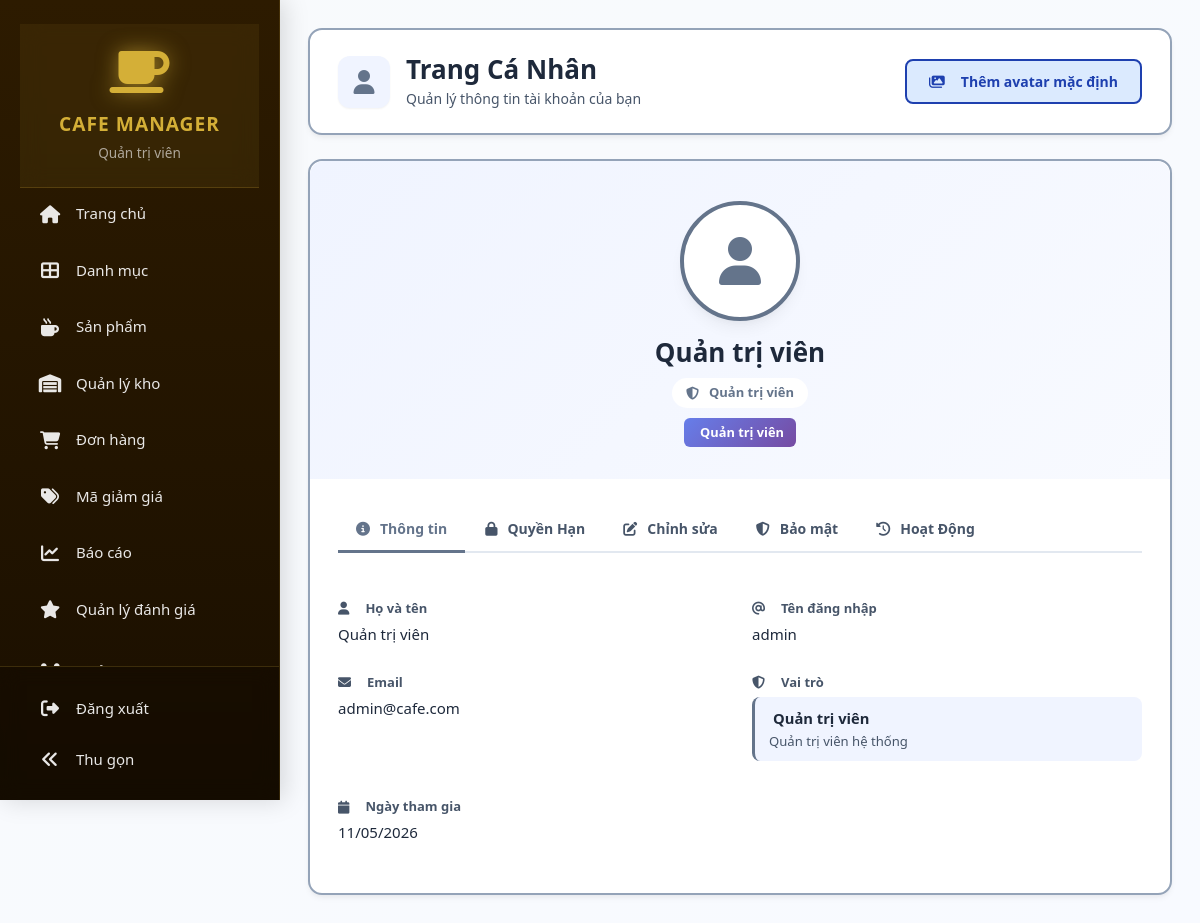
Screenshot of /admin/profile.php (signed in) with the database file from the repository.
### tables this page shows
CREATE TABLE users (
    id INT PRIMARY KEY AUTO_INCREMENT,
    username VARCHAR(50) UNIQUE NOT NULL,
    password VARCHAR(255) NOT NULL,
    email VARCHAR(100) UNIQUE,
    full_name VARCHAR(100) NOT NULL,
    phone VARCHAR(20),
    address TEXT,
    avatar VARCHAR(255) DEFAULT NULL,
    role ENUM('admin', 'staff', 'customer') DEFAULT 'customer',
    is_active TINYINT(1) DEFAULT 1,
    created_at TIMESTAMP DEFAULT CURRENT_TIMESTAMP,
    updated_at TIMESTAMP DEFAULT CURRENT_TIMESTAMP ON UPDATE CURRENT_TIMESTAMP,
    reset_token VARCHAR(255) NULL,
    reset_token_expiry DATETIME NULL,
    remember_token VARCHAR(255) NULL,
    token_expiry DATETIME NULL,
    INDEX idx_reset_token (reset_token),
    INDEX idx_email (email),
    INDEX idx_username (username),
    INDEX idx_role (role),
    INDEX idx_is_active (is_active)
);

CREATE TABLE roles (
    id INT PRIMARY KEY AUTO_INCREMENT,
    name VARCHAR(100) NOT NULL UNIQUE,
    display_name VARCHAR(100) NOT NULL,
    description TEXT,
    created_at TIMESTAMP DEFAULT CURRENT_TIMESTAMP
);

### config/helpers.php (called while the page is built, shortened)
<?php
function getUserRoles($userId) {
    global $pdo;
    $stmt = $pdo->prepare("
        SELECT r.* FROM roles r
        INNER JOIN user_roles ur ON r.id = ur.role_id
        WHERE ur.user_id = ?
        ORDER BY r.name
    ");
    $stmt->execute([$userId]);
    return $stmt->fetchAll();
}

### admin/profile.php (the view, shortened to what this page needs)
<?php
require_once '../config/init.php';
$user_id    = $_SESSION['user_id'];
$stmt=$pdo->prepare("SELECT * FROM users WHERE id=?"); $stmt->execute([$user_id]); $user=$stmt->fetch();
$user_roles=getUserRoles($user_id);
?>
<!DOCTYPE html>
<html lang="vi">
<head>
    <link rel="stylesheet" href="https://cdnjs.cloudflare.com/ajax/libs/bootstrap/5.3.0/css/bootstrap.min.css">
    <link rel="stylesheet" href="https://cdnjs.cloudflare.com/ajax/libs/font-awesome/6.4.0/css/all.min.css">
    <link rel="stylesheet" href="../assets/cssad/profile.css">
</head>
<body>
<div class="d-flex">
    <?php include 'sidebar.php'; ?>
    <main class="profile-main">
        <div class="page-header d-flex align-items-center justify-content-between">
            <div class="d-flex align-items-center">
                <div class="page-header-left">
                    <div class="page-header-icon"><i class="fas fa-user"></i></div>
                    <div>
                        <h1 class="page-title">Trang Cá Nhân</h1>
                        <p class="page-subtitle">Quản lý thông tin tài khoản của bạn</p>
                    </div>
                </div>
            </div>
            <button class="btn-gold-outline" id="manageDefaultsBtn">
                <i class="fas fa-images me-2"></i>Thêm avatar mặc định
            </button>
        </div>
        <div class="profile-card">
            <div class="profile-card-top">
                <div class="profile-avatar-wrap">
                    <?php if (!empty($user['avatar'])&&file_exists(__DIR__.'/'.$user['avatar'])): ?>
                        <img src="<?=htmlspecialchars($user['avatar'])?>?t=<?=time()?>" alt="Avatar" class="profile-avatar-img">
                    <?php else: ?>
                        <i class="fas fa-user"></i>
                    <?php endif; ?>
                </div>
                <h2 class="profile-fullname"><?=htmlspecialchars($user['full_name'])?></h2>
                <div class="profile-role-tag">
                    <i class="fas fa-shield-alt me-1"></i>
                    <?=htmlspecialchars(!empty($user_roles)?$user_roles[0]['display_name']:$user['role'])?>
                </div>
                <?php if (!empty($user_roles)): ?>
                    <div class="profile-badges">
                        <?php foreach($user_roles as $r): ?>
                            <span class="profile-badge"><i class="fas fa-badge me-1"></i><?=htmlspecialchars($r['display_name'])?></span>
                        <?php endforeach; ?>
                    </div>
                <?php endif; ?>
            </div>
            <div class="profile-card-body">
                <ul class="profile-nav-tabs" id="profileTabs" role="tablist">
                    <li role="presentation"><button class="profile-tab-btn active" data-bs-toggle="tab" data-bs-target="#info"        type="button" role="tab" aria-selected="true"><i class="fas fa-info-circle me-1"></i>Thông tin</button></li>
                    <li role="presentation"><button class="profile-tab-btn"        data-bs-toggle="tab" data-bs-target="#permissions" type="button" role="tab" aria-selected="false"><i class="fas fa-lock me-1"></i>Quyền Hạn</button></li>
                    <li role="presentation"><button class="profile-tab-btn"        data-bs-toggle="tab" data-bs-target="#edit"        type="button" role="tab" aria-selected="false"><i class="fas fa-edit me-1"></i>Chỉnh sửa</button></li>
                    <li role="presentation"><button class="profile-tab-btn"        data-bs-toggle="tab" data-bs-target="#security"    type="button" role="tab" aria-selected="false"><i class="fas fa-shield-alt me-1"></i>Bảo mật</button></li>
                    <li role="presentation"><button class="profile-tab-btn"        data-bs-toggle="tab" data-bs-target="#activity"    type="button" role="tab" aria-selected="false"><i class="fas fa-history me-1"></i>Hoạt Động</button></li>
                </ul>
                <div class="tab-content" id="profileTabContent">
                    <div id="info" class="tab-pane fade show active" role="tabpanel">
                        <div class="row">
                            <div class="col-md-6"><div class="info-row"><div class="info-lbl"><i class="fas fa-user me-2"></i>Họ và tên</div><div class="info-val"><?=htmlspecialchars($user['full_name'])?></div></div></div>
                            <div class="col-md-6"><div class="info-row"><div class="info-lbl"><i class="fas fa-at me-2"></i>Tên đăng nhập</div><div class="info-val"><?=htmlspecialchars($user['username'])?></div></div></div>
                            <div class="col-md-6"><div class="info-row"><div class="info-lbl"><i class="fas fa-envelope me-2"></i>Email</div><div class="info-val"><?=htmlspecialchars($user['email'])?></div></div></div>
                            <div class="col-md-6">
                                <div class="info-row">
                                    <div class="info-lbl"><i class="fas fa-shield-alt me-2"></i>Vai trò</div>
                                    <div class="info-val">
                                        <?php if (!empty($user_roles)): ?>
                                            <?php foreach($user_roles as $r): ?>
                                                <div class="role-card"><strong><i class="fas fa-badge me-1" style="color:#D4AF37"></i><?=htmlspecialchars($r['display_name'])?></strong><?php if(!empty($r['description'])): ?><small><?=htmlspecialchars($r['description'])?></small><?php endif; ?></div>
                                            <?php endforeach; ?>
                                        <?php else: ?><span class="text-muted">Không có vai trò</span><?php endif; ?>
                                    </div>
                                </div>
                            </div>
                            <div class="col-md-6"><div class="info-row"><div class="info-lbl"><i class="fas fa-calendar me-2"></i>Ngày tham gia</div><div class="info-val"><?=date('d/m/Y',strtotime($user['created_at']))?></div></div></div>
                        </div>
                    </div>
                </div>
            </div>
        </div>
    </main>
</div>
</body>
</html>

### assets/cssad/sidebar.css (style rules this page uses)
:root { --sidebar-expanded: 280px; --sidebar-collapsed: 80px; --primary-brown: #2D1B00; --accent-gold: #D4AF37; --hover-gold: #FFD700; --text-light: rgba(255, 255, 255, 0.9); --text-muted: rgba(255, 255, 255, 0.6); }

### rows the page displays
users: full_name "Quản trị viên", username "admin", email "admin@cafe.com", created_at "11/05/2026"
roles: display_name "Quản trị viên", description "Quản trị viên hệ thống"

### other values shown
$_SESSION['full_name'] "Quản trị viên"
